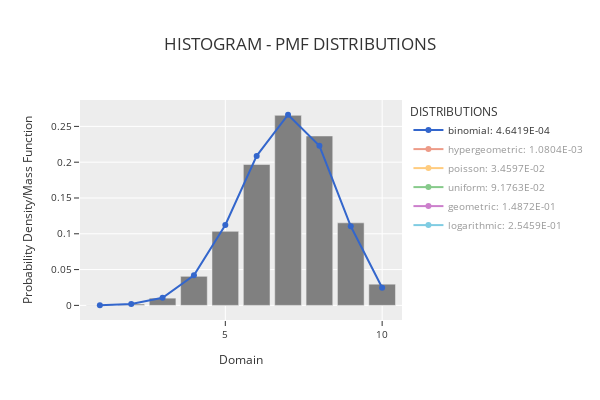

Notebook source saved alongside this figure:
### Code cell
phi.plot_histogram_distributions()

### Figure 1 — Plotly figure (JSON) as saved in the notebook; plotly's stock layout.template omitted (floating-point values rounded to 4 significant figures)
{"data": [{"marker": {"color": "rgba(128,128,128,1)"}, "name": "Data", "showlegend": false, "type": "bar", "x": [1, 2, 3, 4, 5, 6, 7, 8, 9, 10], "y": [0.0003, 0.0019, 0.0101, 0.0406, 0.1034, 0.1968, 0.2654, 0.2366, 0.1153, 0.0296]}, {"line": {"color": "#3366CC", "width": 2}, "mode": "lines+markers", "name": "binomial: 4.6419E-04", "type": "scatter", "visible": true, "x": [1, 2, 3, 4, 5, 6, 7, 8, 9, 10], "y": [0.0001797, 0.001805, 0.01074, 0.04194, 0.1123, 0.2088, 0.2663, 0.2228, 0.1105, 0.02466]}, {"line": {"color": "#DC3912", "width": 2}, "mode": "lines+markers", "name": "hypergeometric: 1.0804E-03", "type": "scatter", "visible": "legendonly", "x": [1, 2, 3, 4, 5, 6, 7, 8, 9, 10], "y": [4.151e-05, 0.000662, 0.005617, 0.02844, 0.091, 0.1896, 0.26, 0.2336, 0.1344, 0.04702]}, {"line": {"color": "#FF9900", "width": 2}, "mode": "lines+markers", "name": "poisson: 3.4597E-02", "type": "scatter", "visible": "legendonly", "x": [1, 2, 3, 4, 5, 6, 7, 8, 9, 10], "y": [0.0065, 0.02268, 0.05276, 0.09205, 0.1285, 0.1494, 0.149, 0.13, 0.1008, 0.07034]}, {"line": {"color": "#109618", "width": 2}, "mode": "lines+markers", "name": "uniform: 9.1763E-02", "type": "scatter", "visible": "legendonly", "x": [1, 2, 3, 4, 5, 6, 7, 8, 9, 10], "y": [0.1, 0.1, 0.1, 0.1, 0.1, 0.1, 0.1, 0.1, 0.1, 0.1]}, {"line": {"color": "#990099", "width": 2}, "mode": "lines+markers", "name": "geometric: 1.4872E-01", "type": "scatter", "visible": "legendonly", "x": [1, 2, 3, 4, 5, 6, 7, 8, 9, 10], "y": [0.1433, 0.1228, 0.1052, 0.0901, 0.07719, 0.06613, 0.05665, 0.04853, 0.04158, 0.03562]}, {"line": {"color": "#0099C6", "width": 2}, "mode": "lines+markers", "name": "logarithmic: 2.5459E-01", "type": "scatter", "visible": "legendonly", "x": [1, 2, 3, 4, 5, 6, 7, 8, 9, 10], "y": [0.3057, 0.1461, 0.09316, 0.06681, 0.05111, 0.04072, 0.03338, 0.02793, 0.02374, 0.02043]}], "layout": {"bargap": 0.15, "height": 400, "legend": {"font": {"size": 10}, "orientation": "v", "title": {"text": "DISTRIBUTIONS"}, "xanchor": "left", "y": 1, "yanchor": "auto"}, "title": {"text": "HISTOGRAM - PMF DISTRIBUTIONS"}, "width": 600, "xaxis": {"tickfont": {"size": 10}, "title": {"font": {"size": 12}, "text": "Domain"}}, "yaxis": {"tickfont": {"size": 10}, "title": {"font": {"size": 12}, "text": "Probability Density/Mass Function"}}}}
